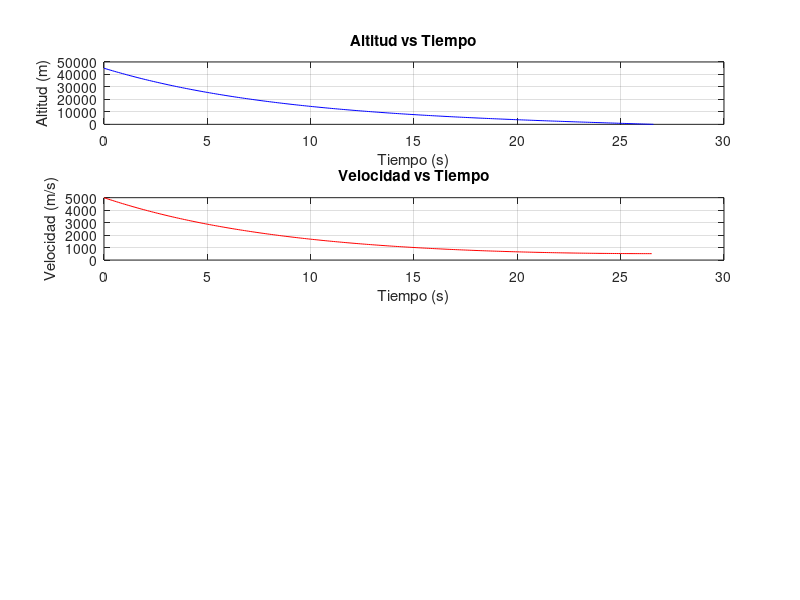

The MATLAB source for this figure: (Note: this script raises an error after producing the figure.)
% Primer Parcial 05-04-25

% Limpiamos el espacio de trabajo
clc
clear
close all

% Definimos las variables
m                = 2700;   % masa en kg
velocidad_limite = 10;     % velocidad límite en m/s
delta_tiempo     = 0.1;    % en seg

% Condiciones iniciales
h_inicial = 45000;  % en m
v_inicial = 5000;   % en m/s

% Preasignación de memoria para las variables
% Estimamos el número máximo de iteraciones (conservador)
max_iter    = 100000;
h           = zeros(1, max_iter);
velocidad   = zeros(1, max_iter);
aceleracion = zeros(1, max_iter);
F           = zeros(1, max_iter);
tiempo      = zeros(1, max_iter);

% Inicialización de variables
h(1)         = h_inicial;
velocidad(1) = v_inicial;
tiempo(1)    = 0;

% Sistema de referencias
%  ↑               ↑ \sum F  + 
%  |                ---nave---
%  |                 --------
%  |                 ↓ v_{i} -
%  |
%  |-------
%  |  Luna |
%  |--------------------------→
%
% Ecuaciones del movimiento:
% \sum F_{e} = \frac{d(mv)}{dt} = m * a
% v_{f} = v_{i} + a * \Delta t
% \Delta e = v_{i} * \Delta t + \frac{1}{2} * a * \Delta t^{2}

% Simulación del descenso
i = 1;

while h(i) > 0 && i < max_iter
    % Calcular el empuje neto en función de la altura actual
    F(i)           = h(i)/45000*1.49171e6;
    
    % Calcular aceleración usando la ecuación \sum F_{e} = m * a
    aceleracion(i) = F(i)/m;
    
    % Actualizar tiempo
    tiempo(i+1)    = tiempo(i) + delta_tiempo;
    
    % Actualizar velocidad usando la ecuación v_{f} = v_{i} + a * \Delta t
    % Nota: signo negativo porque el movimiento es hacia abajo
    velocidad(i+1) = velocidad(i) - aceleracion(i)*delta_tiempo;
    
    % Actualizar posición usando la ecuación \Delta e = v_{i} * \Delta t + \frac{1}{2} * a * \Delta t^{2}
    h(i+1)         = h(i) - velocidad(i)*delta_tiempo - 0.5*aceleracion(i)*delta_tiempo^2;
    
    % Si la altura es negativa, hacer un ajuste para calcular el punto exacto de impacto
    if h(i+1) < 0
        % Calcular el tiempo exacto en que h = 0 usando interpolación lineal
        fraccion_tiempo = h(i)/(h(i) - h(i+1));
        tiempo_ajustado = delta_tiempo * fraccion_tiempo;
        
        % Recalcular la velocidad final en el instante exacto del impacto
        velocidad_final = velocidad(i) - aceleracion(i)*tiempo_ajustado;
        
        % Actualizar valores finales
        h(i+1)          = 0;
        velocidad(i+1)  = velocidad_final;
        tiempo(i+1)     = tiempo(i) + tiempo_ajustado;
    end
    
    % Incrementar contador
    i = i + 1;
end

% Recortar arrays al tamaño utilizado
num_pasos   = i;
h           = h(1:num_pasos);
velocidad   = velocidad(1:num_pasos);
aceleracion = aceleracion(1:num_pasos-1); % Una menos porque no calculamos aceleración para el último punto
F           = F(1:num_pasos-1);
tiempo      = tiempo(1:num_pasos);

% Evaluación de las tres condiciones específicas
if h(end) == 0 && abs(velocidad(end)) > velocidad_limite
    condicion   = 1; % Aluniza y golpea muy fuerte
    mensaje     = ['CONDICIÓN 1: Alunizaje fallido. Velocidad de impacto: ', num2str(abs(velocidad(end))), ' m/s'];
elseif h(end) == 0 && abs(velocidad(end)) <= velocidad_limite
    condicion   = 2; % Aluniza y pegue por debajo de la velocidad límite
    mensaje     = ['CONDICIÓN 2: Alunizaje exitoso. Velocidad de impacto: ', num2str(abs(velocidad(end))), ' m/s'];
elseif h(end) > 0
    condicion   = 3; % No toque y no llegue
    mensaje     = 'CONDICIÓN 3: La nave no llegó a la superficie lunar.';
end

disp(mensaje);

% Gráficas
figure(1);
subplot(4,1,1);
plot(tiempo, h, 'b-');
title('Altitud vs Tiempo');
xlabel('Tiempo (s)');
ylabel('Altitud (m)');
grid on;

subplot(4,1,2);
plot(tiempo(1:end-1), velocidad(1:end-1), 'r-');
title('Velocidad vs Tiempo');
xlabel('Tiempo (s)');
ylabel('Velocidad (m/s)');
grid on;
yline(velocidad_limite, 'k--', 'Velocidad límite', 'LineWidth', 1.5);
yline(-velocidad_limite, 'k--', 'LineWidth', 1.5);

subplot(4,1,3);
plot(tiempo(1:end-1), aceleracion, 'g-');
title('Aceleración vs Tiempo');
xlabel('Tiempo (s)');
ylabel('Aceleración (m/s²)');
grid on;

subplot(4,1,4);
plot(tiempo(1:end-1), F, 'm-');
title('Empuje vs Tiempo');
xlabel('Tiempo (s)');
ylabel('Empuje (N)');
grid on;

% Mensaje de resultado en el título
sgtitle(['Simulación de alunizaje - ' mensaje], 'FontWeight', 'bold');

% Análisis de error
% Si el radioaltímetro tiene un error relativo del 0.1%,
% calculamos cómo afecta a la velocidad final

% Preasignación para los casos con error
h_error_pos     = zeros(1, max_iter);
vel_error_pos   = zeros(1, max_iter);
h_error_neg     = zeros(1, max_iter);
vel_error_neg   = zeros(1, max_iter);

% Simulación con error positivo (+0.1%)
h_error_pos(1)   = h_inicial * 1.001;
vel_error_pos(1) = v_inicial;
i_pos            = 1;

while h_error_pos(i_pos) > 0 && i_pos < max_iter
    F_error_pos            = h_error_pos(i_pos)/45000*1.49171e6;
    accel_error_pos        = F_error_pos/m;
    
    vel_error_pos(i_pos+1) = vel_error_pos(i_pos) - accel_error_pos*delta_tiempo;
    h_error_pos(i_pos+1)   = h_error_pos(i_pos) - vel_error_pos(i_pos)*delta_tiempo - 0.5*accel_error_pos*delta_tiempo^2;
    
    if h_error_pos(i_pos+1) < 0
        fraccion_tiempo        = h_error_pos(i_pos)/(h_error_pos(i_pos) - h_error_pos(i_pos+1));
        vel_final_pos          = vel_error_pos(i_pos) - accel_error_pos*delta_tiempo*fraccion_tiempo;
        h_error_pos(i_pos+1)   = 0;
        vel_error_pos(i_pos+1) = vel_final_pos;
    end
    
    i_pos = i_pos + 1;
end

% Simulación con error negativo (-0.1%)
h_error_neg(1)   = h_inicial * 0.999;
vel_error_neg(1) = v_inicial;
i_neg            = 1;

while h_error_neg(i_neg) > 0 && i_neg < max_iter
    F_error_neg            = h_error_neg(i_neg)/45000*1.49171e6;
    accel_error_neg        = F_error_neg/m;
    
    vel_error_neg(i_neg+1) = vel_error_neg(i_neg) - accel_error_neg*delta_tiempo;
    h_error_neg(i_neg+1)   = h_error_neg(i_neg) - vel_error_neg(i_neg)*delta_tiempo - 0.5*accel_error_neg*delta_tiempo^2;
    
    if h_error_neg(i_neg+1) < 0
        fraccion_tiempo        = h_error_neg(i_neg)/(h_error_neg(i_neg) - h_error_neg(i_neg+1));
        vel_final_neg          = vel_error_neg(i_neg) - accel_error_neg*delta_tiempo*fraccion_tiempo;
        h_error_neg(i_neg+1)   = 0;
        vel_error_neg(i_neg+1) = vel_final_neg;
    end
    
    i_neg = i_neg + 1;
end

% Recortar arrays
vel_error_pos = vel_error_pos(1:i_pos);
vel_error_neg = vel_error_neg(1:i_neg);

% Calcular error absoluto en la velocidad de impacto
error_abs_vel_pos = abs(vel_error_pos(end) - velocidad(end));
error_abs_vel_neg = abs(vel_error_neg(end) - velocidad(end));
error_abs_vel     = max(error_abs_vel_pos, error_abs_vel_neg);

disp(['Error absoluto en la velocidad de impacto: ', num2str(error_abs_vel), ' m/s']);

% Diagrama de flujo para análisis de error
figure(2);
bar([abs(velocidad(end)), abs(vel_error_pos(end)), abs(vel_error_neg(end))]);
xticklabels({'Velocidad nominal', 'Error +0.1%', 'Error -0.1%'});
title('Efecto del error del radioaltímetro en la velocidad de impacto');
ylabel('Velocidad de impacto (m/s)');
yline(velocidad_limite, 'r--', 'Velocidad límite', 'LineWidth', 1.5);
grid on;

% Diagrama de flujo para el cálculo del error absoluto
figure(3);
plot([-0.1, 0, 0.1], [abs(vel_error_neg(end)), abs(velocidad(end)), abs(vel_error_pos(end))], 'o-', 'LineWidth', 2);
xlabel('Error relativo en la altitud inicial (%)');
ylabel('Velocidad de impacto (m/s)');
title('Cota de error absoluto en velocidad de impacto');
grid on;